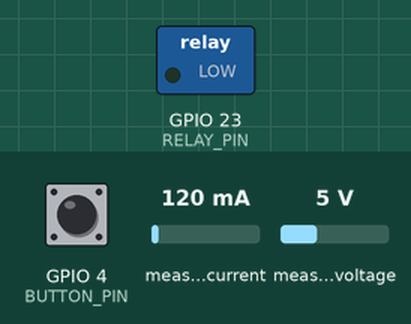
Recording of a sketch running on a simulated ESP32. Shown: switched loads named in the sketch (green lamp = pin HIGH). Dashed ring = blinking. The test bench sets the inputs (shaded band); at power-on: GPIO 4 (BUTTON_PIN) HIGH, measured current 120 mA, measured voltage 5 V. WiFi joins after 1.5 s; servers stay silent unless stated; the local clock reads 2024-03-15 10:24:30 at power-on unless the sketch sets it.

Above: at 3.0 s.
3.1 s: GPIO 4 (BUTTON_PIN) pulled LOW for 1 s
At 3.25 s:
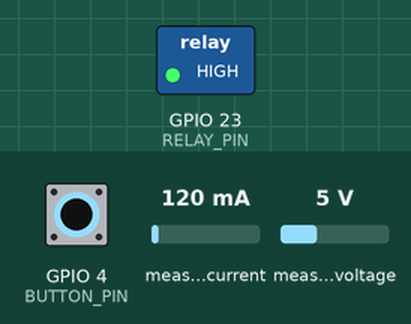
5.6 s: GPIO 4 (BUTTON_PIN) pulled LOW for 0.15 s
At 6.5 s:
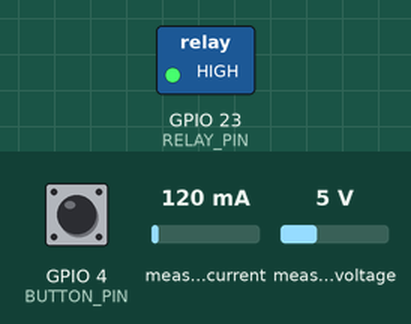
7.2 s: GPIO 4 (BUTTON_PIN) pulled LOW for 3.2 s
At 10.5 s:
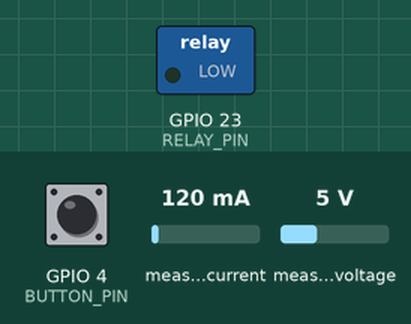
Timing chart, 0 to 12.0 s (numbered marks = the images above; inputs shaded):
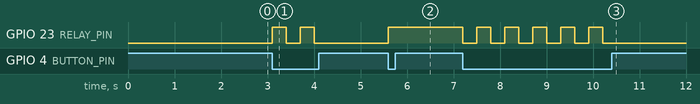

Measured:
- after the input at 3.1 s, GPIO 23 (RELAY_PIN): alternates HIGH for 0.30 s and LOW for 0.30 s, 4 changes in all, then stays LOW, starting at once
- after the input at 5.6 s, GPIO 23 (RELAY_PIN): LOW → HIGH at once
- after the input at 7.2 s, GPIO 23 (RELAY_PIN): alternates HIGH for 0.30 s and LOW for 0.30 s, 11 changes in all, then stays LOW, starting at once

The sketch:

AIbasedSmartREMSPROTOTYPE.ino
```cpp
#define BLYNK_TEMPLATE_ID "TMPL3BQ_XlkCZ"
#define BLYNK_TEMPLATE_NAME "demosmartREM"
#define BLYNK_AUTH_TOKEN "YNQQI_-l3MTdCqHkvU8xNkqwt9CyU-Ao"

#include <WiFi.h>
#include <BlynkSimpleEsp32.h>
#include <PZEM004Tv30.h>
#include <time.h>

char ssid[] = "vetri";
char pass[] = "vetri   18";

BlynkTimer timer;
PZEM004Tv30 pzem(Serial2, 16, 17);

#define RELAY_PIN 23
#define BUTTON_PIN 4

float maxCurrentLimit = 12.0;
float billLimit = 100.0;

bool alertSent = false;
bool aiControlEnabled = true;

float startOfDayEnergy = 0;
float startOfMonthEnergy = 0;

float dailyUnits = 0;
float monthlyUnits = 0;

int lastDay = -1;

const char* ntpServer = "pool.ntp.org";
const long gmtOffset_sec = 19800;
const int daylightOffset_sec = 0;

// 🔥 DEMO MODE
float demoMultiplier = 30.0;
bool demoMode = true;

// 🔥 BILL FUNCTION
float calculateBill(float units)
{
  float bill = 0;
  float u = units - 0.1;

  if(u <= 0) return 0;

  if(u <= 0.1)
    bill = u * 2.35;
  else if(u <= 0.3)
    bill = (0.1 * 2.35) + (u - 0.1) * 4.70;
  else if(u <= 0.4)
    bill = (0.1 * 2.35) + (0.2 * 4.70) + (u - 0.3) * 6.30;
  else if(u <= 0.5)
    bill = (0.1 * 2.35) + (0.2 * 4.70) + (0.1 * 6.30) + (u - 0.4) * 8.40;
  else
    bill = (0.1 * 2.35) + (0.2 * 4.70) + (0.1 * 6.30) + (0.1 * 8.40) + (u - 0.5) * 9.45;

  return bill;
}

BLYNK_CONNECTED()
{
  Blynk.syncVirtual(V8, V9, V17, V16);
}

BLYNK_WRITE(V8) { startOfDayEnergy = param.asFloat(); }
BLYNK_WRITE(V9) { startOfMonthEnergy = param.asFloat(); }

BLYNK_WRITE(V4)
{
  digitalWrite(RELAY_PIN, param.asInt());
}

BLYNK_WRITE(V15)
{
  if(aiControlEnabled)
  {
    digitalWrite(RELAY_PIN, param.asInt());
  }
}

BLYNK_WRITE(V16)  // AI ENABLE TOGGLE
{
  aiControlEnabled = param.asInt();
}

BLYNK_WRITE(V17)
{
  demoMode = param.asInt();
}

void checkTimeReset(float energy)
{
  struct tm timeinfo;
  if(!getLocalTime(&timeinfo)) return;

  int currentDay = timeinfo.tm_mday;

  if(currentDay != lastDay)
  {
    startOfDayEnergy = energy;
    Blynk.virtualWrite(V8, startOfDayEnergy);
    lastDay = currentDay;
  }
}

void sendData()
{
  float voltage = pzem.voltage();
  float current = pzem.current();
  float power   = pzem.power();

  float rawEnergy = pzem.energy();
  float energy = demoMode ? rawEnergy * demoMultiplier : rawEnergy;

  if (isnan(voltage) || isnan(current)) return;

  checkTimeReset(energy);

  dailyUnits   = energy - startOfDayEnergy;
  monthlyUnits = energy - startOfMonthEnergy;

  if(dailyUnits < 0) dailyUnits = 0;
  if(monthlyUnits < 0) monthlyUnits = 0;

  float totalBill = calculateBill(energy);
  float dailyBill = calculateBill(dailyUnits);

  // 📊 SEND DATA
  Blynk.virtualWrite(V0, voltage);
  Blynk.virtualWrite(V1, current);
  Blynk.virtualWrite(V2, power);
  Blynk.virtualWrite(V3, energy);

  Blynk.virtualWrite(V5, totalBill);
  Blynk.virtualWrite(V6, dailyUnits);
  Blynk.virtualWrite(V7, dailyBill);
  Blynk.virtualWrite(V10, monthlyUnits);

  // 🤖 AI PREDICTION
  float hoursPassed = millis() / 3600000.0;
  if(hoursPassed > 0)
  {
    float predictedDailyUsage = dailyUnits * (24.0 / hoursPassed);

    if(predictedDailyUsage > 2.0)
    {
      Blynk.logEvent("ai_warning", "⚠ AI: High usage predicted today!");
    }
  }

  // 🤖 AI SUGGESTION
  if(power > 2000)
  {
    Blynk.virtualWrite(V11, "AI: Turn OFF heavy appliances ⚡");
  }
  else
  {
    Blynk.virtualWrite(V11, "AI: Usage Normal ✅");
  }

  // ⚠ BILL ALERT
  if(totalBill > billLimit && !alertSent)
  {
    Blynk.logEvent("bill_alert", "⚠ Bill exceeded ₹20!");
    alertSent = true;
  }

  if(totalBill < billLimit)
    alertSent = false;

  // ⚡ AUTO CUT OFF
  if(current > maxCurrentLimit && aiControlEnabled)
  {
    digitalWrite(RELAY_PIN, LOW);
  }
}

void setup()
{
  Serial.begin(115200);

  pinMode(RELAY_PIN, OUTPUT);
  pinMode(BUTTON_PIN, INPUT_PULLUP);

  digitalWrite(RELAY_PIN, LOW);

  WiFi.begin(ssid, pass);
  while (WiFi.status() != WL_CONNECTED)
    delay(500);

  configTime(gmtOffset_sec, daylightOffset_sec, ntpServer);

  Blynk.begin(BLYNK_AUTH_TOKEN, ssid, pass);

  timer.setInterval(4000L, sendData);
}

void loop()
{
  Blynk.run();
  timer.run();

  static unsigned long lastPress = 0;

  if(digitalRead(BUTTON_PIN) == LOW)
  {
    if(millis() - lastPress > 300)
    {
      digitalWrite(RELAY_PIN, !digitalRead(RELAY_PIN));
      lastPress = millis();
    }
  }
}
```
